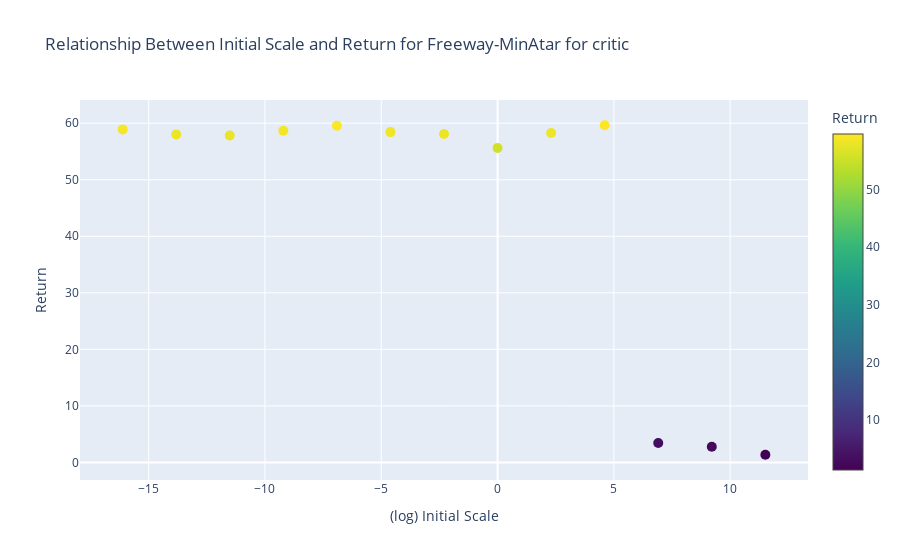
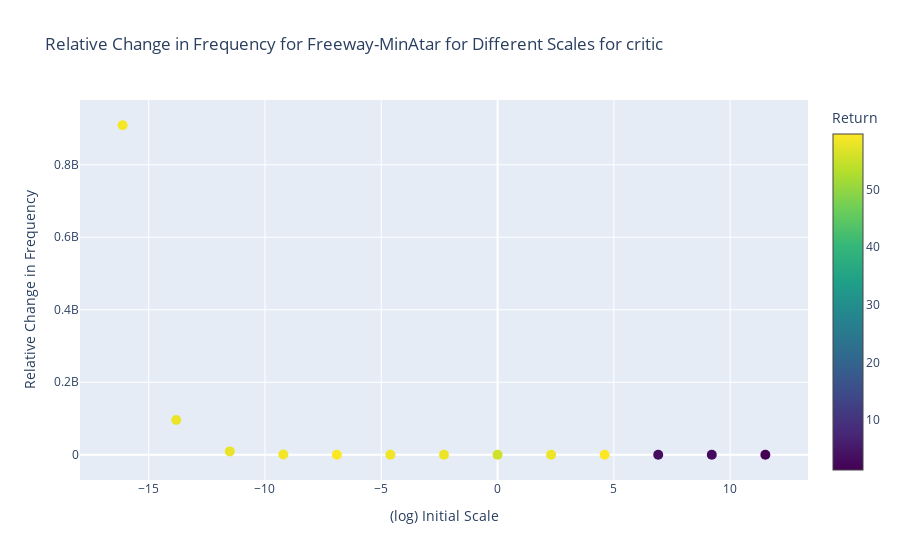
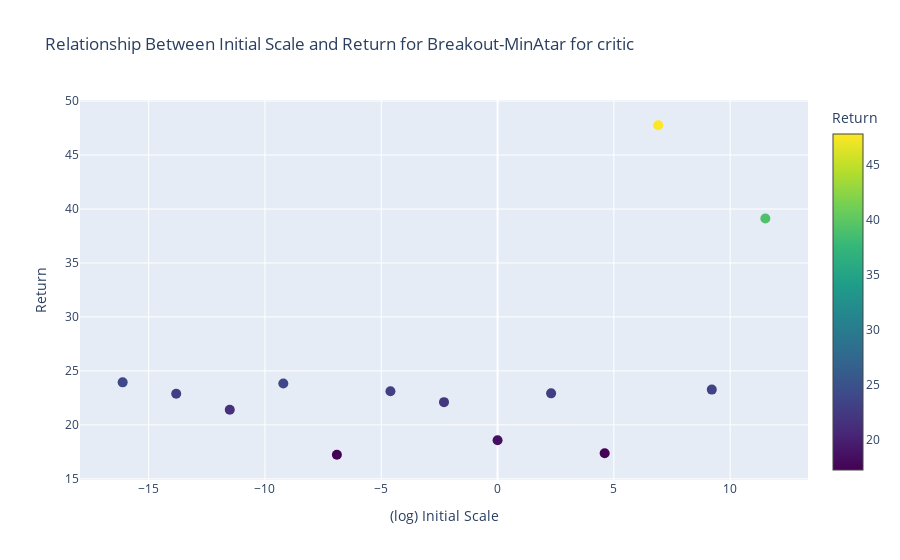
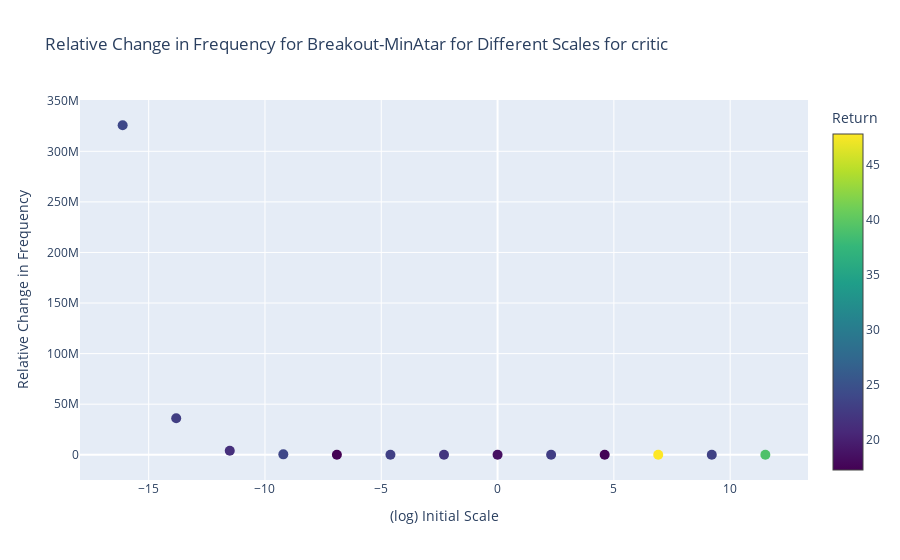

Notebook source saved alongside these figures, in order:
### Code cell
import glob
import numpy as np

all_envs = list(set([i.split("/")[-1].split("_")[0] for i in glob.glob("../three_dim_plots/*_steps.npy")]))

for env in all_envs:
    for actor_or_critic in ["critic"]:
        if "Space" in env:
            continue
        pattern = f"../three_dim_plots/{env}*_steps.npy"  # replace with the pattern for your files
        filenames = glob.glob(pattern)
        print(filenames)

        scales = []
        for filename in filenames:
            file_str = filename.split("/")[-1]
            a_float = float(file_str.split("_")[1])
            scales.append(a_float)


        freq_list = []
        steps_list = []
        kl_divs_list = []
        MSE_list = []
        scale_list = []
        return_list = []
        end_freq = []
        end_return = []
        change_in_freq_list = []
        start_freq = []

        print(scales)
        for a_scale in scales:
            steps = np.load(f"../three_dim_plots/{env}_{a_scale}_steps.npy")
            # kl_divs = np.load(f"../three_dim_plots/{env}_{a_scale}_kl_div.npy")
            freqs = np.load(f"../three_dim_plots/{env}_{a_scale}_log_mean_RMS_{actor_or_critic}.npy")
            # MSE = np.load(f"../three_dim_plots/{env}_{a_scale}_MSE.npy")
            returns = np.load(f"../three_dim_plots/{env}_{a_scale}_return.npy")
            end_freq.append(freqs[-1])
            start_freq.append(freqs[0])
            end_return.append(returns[-1])
            change_in_freq_list.append((freqs[-1] - freqs[0])/freqs[0])
            for i in range(len(freqs)):
                freq_list.append(freqs[i])
                # kl_divs_list.append(kl_divs[i])
                steps_list.append(steps[i])
                # MSE_list.append(MSE[i])
                scale_list.append(a_scale)
                return_list.append(returns[i])

        # import plotly.graph_objects as go

        # fig = go.Figure(data=[go.Scatter(x=np.log(end_freq), y=end_return, mode="markers", 
        #                                 marker_color=end_return, marker_colorscale='Viridis', 
        #                                 marker_size=10)])

        # # Add colorbar
        # fig.update_traces(marker_colorbar=dict(title='Return'))

        # fig.update_layout(
        #     title=f"Relationship of Between End Frequency and Return for {env} {actor_or_critic}",
        #     xaxis_title="End Frequency (RMS)",
        #     yaxis_title="Return"
        # )

        # fig.show()

        # import plotly.graph_objects as go

        # fig = go.Figure(data=[go.Scatter(x=np.log(end_freq), y=change_in_freq_list, mode="markers",
        #                                 marker_color=end_return, marker_colorscale='Viridis',
        #                                 marker_size=10)])

        # # Add colorbar
        # fig.update_traces(marker_colorbar=dict(title='Return'))

        # fig.update_layout(
        #     title=f"Relative Change in Frequency for {env} for {actor_or_critic}",
        #     xaxis_title="End Frequency (RMS)",
        #     yaxis_title="Relative Change in Frequency"
        # )

        # fig.show()

        import plotly.graph_objects as go

        fig = go.Figure(data=[go.Scatter(x=np.log(scales), y=end_return, mode="markers", 
                                        marker_color=end_return, marker_colorscale='Viridis', 
                                        marker_size=10)])

        # Add colorbar
        fig.update_traces(marker_colorbar=dict(title='Return'))

        fig.update_layout(
            title=f"Relationship Between Initial Scale and Return for {env} for {actor_or_critic}",
            xaxis_title="(log) Initial Scale",
            yaxis_title="Return"
        )

        fig.show()

        import plotly.graph_objects as go

        fig = go.Figure(data=[go.Scatter(x=np.log(scales), y=change_in_freq_list, mode="markers",
                                        marker_color=end_return, marker_colorscale='Viridis',
                                        marker_size=10)])

        # Add colorbar
        fig.update_traces(marker_colorbar=dict(title='Return'))

        fig.update_layout(
            title=f"Relative Change in Frequency for {env} for Different Scales for {actor_or_critic}",
            xaxis_title="(log) Initial Scale",
            yaxis_title="Relative Change in Frequency"
        )

        fig.show()

        # import plotly.graph_objects as go

        # fig = go.Figure(data=[go.Scatter(x=np.log(start_freq), y=np.log(end_freq), mode="markers",
        #                                 marker_color=end_return, marker_colorscale='Viridis',
        #                                 marker_size=10)])

        # # Add colorbar
        # fig.update_traces(marker_colorbar=dict(title='Return'))

        # fig.update_layout(
        #     title=f"Start Freq vs. End Freq for {env} for Different Scales for {actor_or_critic}",
        #     xaxis_title="(log) Initial RMS freq",
        #     yaxis_title="(log) End RMS freq"
        # )

        # fig.show()

### Figure 1 — Plotly figure (JSON) as saved in the notebook; plotly's stock layout.template omitted (floating-point values rounded to 4 significant figures)
{"data": [{"marker": {"color": [58.69, 57.99, 58.26, 59.64, 58.1, 57.82, 3.421, 58.43, 1.354, 2.78, 58.91, 59.56, 55.63], "colorbar": {"title": {"text": "Return"}}, "colorscale": [[0, "#440154"], [0.1111, "#482878"], [0.2222, "#3e4989"], [0.3333, "#31688e"], [0.4444, "#26828e"], [0.5556, "#1f9e89"], [0.6667, "#35b779"], [0.7778, "#6ece58"], [0.8889, "#b5de2b"], [1, "#fde725"]], "size": 10}, "mode": "markers", "type": "scatter", "x": [-9.21, -13.82, 2.303, 4.605, -2.303, -11.51, 6.908, -4.605, 11.51, 9.21, -16.12, -6.908, 0], "y": [58.69, 57.99, 58.26, 59.64, 58.1, 57.82, 3.421, 58.43, 1.354, 2.78, 58.91, 59.56, 55.63]}], "layout": {"title": {"text": "Relationship Between Initial Scale and Return for Freeway-MinAtar for critic"}, "xaxis": {"title": {"text": "(log) Initial Scale"}}, "yaxis": {"title": {"text": "Return"}}}}

### Figure 2 — Plotly figure (JSON) as saved in the notebook; plotly's stock layout.template omitted (floating-point values rounded to 4 significant figures)
{"data": [{"marker": {"color": [58.69, 57.99, 58.26, 59.64, 58.1, 57.82, 3.421, 58.43, 1.354, 2.78, 58.91, 59.56, 55.63], "colorbar": {"title": {"text": "Return"}}, "colorscale": [[0, "#440154"], [0.1111, "#482878"], [0.2222, "#3e4989"], [0.3333, "#31688e"], [0.4444, "#26828e"], [0.5556, "#1f9e89"], [0.6667, "#35b779"], [0.7778, "#6ece58"], [0.8889, "#b5de2b"], [1, "#fde725"]], "size": 10}, "mode": "markers", "type": "scatter", "x": [-9.21, -13.82, 2.303, 4.605, -2.303, -11.51, 6.908, -4.605, 11.51, 9.21, -16.12, -6.908, 0], "y": [917900.0, 95707664, 8.43, 0.05665, 937.2, 9228304, 0.004203, 9455.0, 0.005684, 0.005329, 908989888, 91100.0, 92.19]}], "layout": {"title": {"text": "Relative Change in Frequency for Freeway-MinAtar for Different Scales for critic"}, "xaxis": {"title": {"text": "(log) Initial Scale"}}, "yaxis": {"title": {"text": "Relative Change in Frequency"}}}}

### Figure 3 — Plotly figure (JSON) as saved in the notebook; plotly's stock layout.template omitted (floating-point values rounded to 4 significant figures)
{"data": [{"marker": {"color": [17.37, 47.76, 23.84, 22.1, 39.11, 23.94, 21.4, 23.12, 23.27, 18.58, 17.23, 22.89, 22.92], "colorbar": {"title": {"text": "Return"}}, "colorscale": [[0, "#440154"], [0.1111, "#482878"], [0.2222, "#3e4989"], [0.3333, "#31688e"], [0.4444, "#26828e"], [0.5556, "#1f9e89"], [0.6667, "#35b779"], [0.7778, "#6ece58"], [0.8889, "#b5de2b"], [1, "#fde725"]], "size": 10}, "mode": "markers", "type": "scatter", "x": [4.605, 6.908, -9.21, -2.303, 11.51, -16.12, -11.51, -4.605, 9.21, 0, -6.908, -13.82, 2.303], "y": [17.37, 47.76, 23.84, 22.1, 39.11, 23.94, 21.4, 23.12, 23.27, 18.58, 17.23, 22.89, 22.92]}], "layout": {"title": {"text": "Relationship Between Initial Scale and Return for Breakout-MinAtar for critic"}, "xaxis": {"title": {"text": "(log) Initial Scale"}}, "yaxis": {"title": {"text": "Return"}}}}

### Figure 4 — Plotly figure (JSON) as saved in the notebook; plotly's stock layout.template omitted (floating-point values rounded to 4 significant figures)
{"data": [{"marker": {"color": [17.37, 47.76, 23.84, 22.1, 39.11, 23.94, 21.4, 23.12, 23.27, 18.58, 17.23, 22.89, 22.92], "colorbar": {"title": {"text": "Return"}}, "colorscale": [[0, "#440154"], [0.1111, "#482878"], [0.2222, "#3e4989"], [0.3333, "#31688e"], [0.4444, "#26828e"], [0.5556, "#1f9e89"], [0.6667, "#35b779"], [0.7778, "#6ece58"], [0.8889, "#b5de2b"], [1, "#fde725"]], "size": 10}, "mode": "markers", "type": "scatter", "x": [4.605, 6.908, -9.21, -2.303, 11.51, -16.12, -11.51, -4.605, 9.21, 0, -6.908, -13.82, 2.303], "y": [-0.09369, -0.3147, 378300.0, 354.7, -0.2656, 325765888, 4034000.0, 3821.0, -0.2476, 37.3, 38720.0, 36039564, 2.484]}], "layout": {"title": {"text": "Relative Change in Frequency for Breakout-MinAtar for Different Scales for critic"}, "xaxis": {"title": {"text": "(log) Initial Scale"}}, "yaxis": {"title": {"text": "Relative Change in Frequency"}}}}
